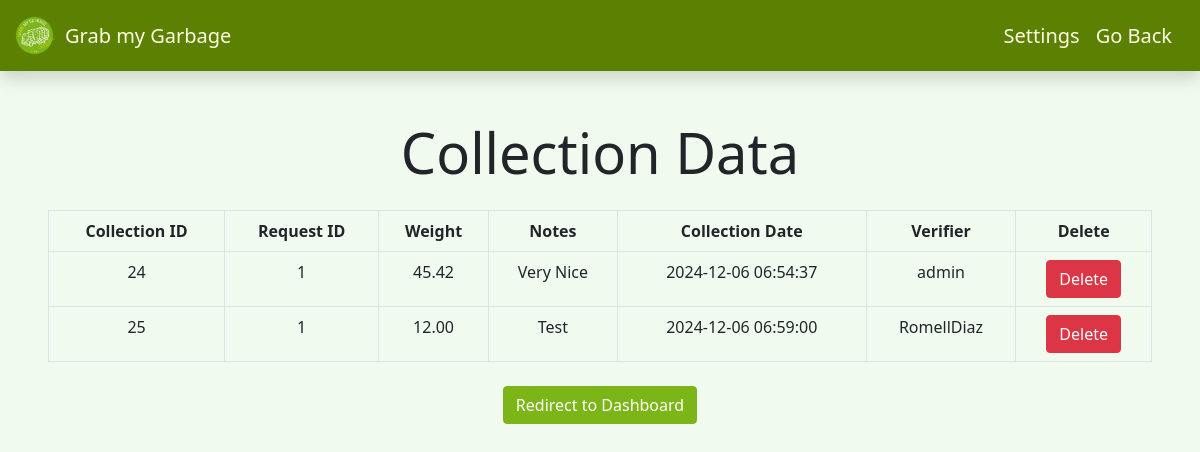
The page /admin/verifytable.php (signed in) on the database its author committed.
### tables this page shows
CREATE TABLE `collection_data` (
  `collectionid` int(10) UNSIGNED NOT NULL,
  `request_id` int(11) NOT NULL,
  `weight` decimal(8,2) NOT NULL,
  `notes` text DEFAULT NULL,
  `username` varchar(255) NOT NULL,
  `collection_date` datetime DEFAULT current_timestamp()
);

### admin/verifytable.php (the view, shortened to what this page needs)
<?php
$db = new Database();
$connection = $db->getConnect();
?>
<!DOCTYPE html>
<html lang="en">
<head>
    <link href="https://cdn.jsdelivr.net/npm/bootstrap@5.0.2/dist/css/bootstrap.min.css" rel="stylesheet">
    <link rel="stylesheet" type="text/css" href="../styles.css">
    <link rel="stylesheet" href="https://cdn.datatables.net/2.1.8/css/dataTables.bootstrap5.min.css">
</head>
<body>
    <nav class="shadow navbar custom-navbar sticky-top">
        <div class="container-fluid">
            <a class="navbar-brand d-flex align-items-center" href="../index.php">
                <img src="../assets/logo.png" width="45" height="45" class="d-inline-block align-middle me-2">
                Grab my Garbage
            </a>
            <ul class="navbar-nav flex-row flex-wrap bd-navbar-nav">
                <li>
                    <a class="navbar-brand d-flex align-items-center" href="settings.php">Settings</a>
                </li>
                <li class="nav-item col-6 col-lg-auto">
                    <a class="navbar-brand d-flex align-items-center" href="adminmenu.php">Go Back</a>
                </li>
            </ul>
        </div>
    </nav>
    <div class="container-fluid p-5 justify-content-center w-100">
        <h1 class="display-4 text-center mb-4">Collection Data</h1>
        <table id="datatableid" class="table table-hover table-bordered">
            <thead>
                <tr class="text-center">
                    <th>Collection ID</th>
                    <th>Request ID</th>
                    <th>Weight</th>
                    <th>Notes</th>
                    <th>Collection Date</th>
                    <th>Verifier</th>
                    <th>Delete</th>
                </tr>
            </thead>
            <tbody>
                <?php
                $query = 'SELECT * FROM collection_data';
                $stmt = $connection->prepare($query);
                $stmt->execute();
                $results = $stmt->fetchAll(PDO::FETCH_ASSOC);
                foreach ($results as $row) {
                    ?>
                    <tr class="text-center">
                        <td><?php echo $row['collectionid']; ?></td>
                        <td><?php echo $row['request_id']; ?></td>
                        <td><?php echo $row['weight']; ?></td>
                        <td><?php echo $row['notes']; ?></td>
                        <td><?php echo $row['collection_date']; ?></td>
                        <td><?php echo $row['username']; ?></td>
                        <td><a class="btn btn-danger" href="verifydelete.php?id=<?php echo $row['collectionid']; ?>">Delete</a></td>
                    </tr>
                    <?php
                }
                ?>
            </tbody>
        </table>
        <form action="adminmenu.php" method="post">
            <div class="container text-center mt-4">
                <button type="submit" class="btn btn-primary">Redirect to Dashboard</button>
            </div>
        </form>
    </div>
</body>
</html>

### styles.css (style rules this page uses)
* { scroll-behavior: smooth; }
body { background-color: #f1faee; }
.btn-primary { background-color: #7cb518 !important; border-color: #7cb518 !important; }
.custom-navbar { background-color: #5c8001; }
.custom-navbar .navbar-brand { color: #fefee3; }

### rows shown on the page
collection_data: collectionid "24", request "1", weight "45.42", notes "Very Nice", collection_date "2024-12-06 06:54:37", username "admin"
collection_data: collectionid "25", request "1", weight "12.00", notes "Test", collection_date "2024-12-06 06:59:00", username "RomellDiaz"
